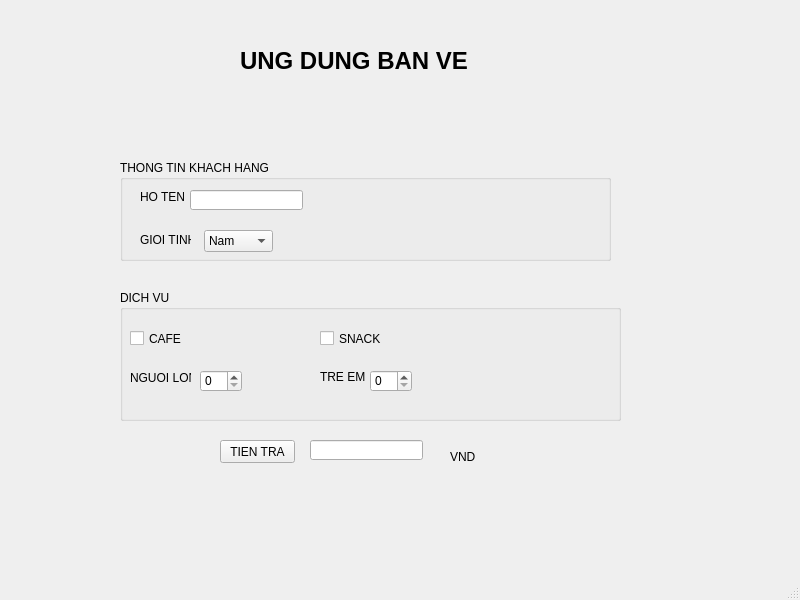
<?xml version="1.0" encoding="UTF-8"?>
<ui version="4.0">
 <class>MainWindow</class>
 <widget class="QMainWindow" name="MainWindow">
  <property name="geometry">
   <rect>
    <x>0</x>
    <y>0</y>
    <width>800</width>
    <height>600</height>
   </rect>
  </property>
  <property name="windowTitle">
   <string>MainWindow</string>
  </property>
  <widget class="QWidget" name="centralwidget">
   <widget class="QLabel" name="label">
    <property name="geometry">
     <rect>
      <x>240</x>
      <y>50</y>
      <width>241</width>
      <height>21</height>
     </rect>
    </property>
    <property name="font">
     <font>
      <pointsize>18</pointsize>
      <weight>75</weight>
      <bold>true</bold>
     </font>
    </property>
    <property name="text">
     <string>UNG DUNG BAN VE</string>
    </property>
   </widget>
   <widget class="QGroupBox" name="groupBox">
    <property name="geometry">
     <rect>
      <x>120</x>
      <y>160</y>
      <width>491</width>
      <height>101</height>
     </rect>
    </property>
    <property name="title">
     <string>THONG TIN KHACH HANG</string>
    </property>
    <widget class="QLabel" name="label_2">
     <property name="geometry">
      <rect>
       <x>20</x>
       <y>30</y>
       <width>47</width>
       <height>13</height>
      </rect>
     </property>
     <property name="text">
      <string>HO TEN</string>
     </property>
    </widget>
    <widget class="QLineEdit" name="name">
     <property name="geometry">
      <rect>
       <x>70</x>
       <y>30</y>
       <width>113</width>
       <height>20</height>
      </rect>
     </property>
    </widget>
    <widget class="QLabel" name="label_3">
     <property name="geometry">
      <rect>
       <x>20</x>
       <y>70</y>
       <width>51</width>
       <height>20</height>
      </rect>
     </property>
     <property name="text">
      <string>GIOI TINH</string>
     </property>
    </widget>
    <widget class="QComboBox" name="sex">
     <property name="geometry">
      <rect>
       <x>84</x>
       <y>70</y>
       <width>69</width>
       <height>22</height>
      </rect>
     </property>
     <item>
      <property name="text">
       <string>Nam</string>
      </property>
     </item>
     <item>
      <property name="text">
       <string>Nu</string>
      </property>
     </item>
     <item>
      <property name="text">
       <string>Gioi tinh thu 3</string>
      </property>
     </item>
    </widget>
   </widget>
   <widget class="QGroupBox" name="groupBox_2">
    <property name="geometry">
     <rect>
      <x>120</x>
      <y>290</y>
      <width>501</width>
      <height>131</height>
     </rect>
    </property>
    <property name="title">
     <string>DICH VU</string>
    </property>
    <widget class="QCheckBox" name="cafe">
     <property name="geometry">
      <rect>
       <x>10</x>
       <y>40</y>
       <width>70</width>
       <height>17</height>
      </rect>
     </property>
     <property name="text">
      <string>CAFE</string>
     </property>
    </widget>
    <widget class="QCheckBox" name="snack">
     <property name="geometry">
      <rect>
       <x>200</x>
       <y>40</y>
       <width>70</width>
       <height>17</height>
      </rect>
     </property>
     <property name="text">
      <string>SNACK</string>
     </property>
    </widget>
    <widget class="QSpinBox" name="nguoi_lon">
     <property name="geometry">
      <rect>
       <x>80</x>
       <y>80</y>
       <width>42</width>
       <height>22</height>
      </rect>
     </property>
    </widget>
    <widget class="QLabel" name="label_4">
     <property name="geometry">
      <rect>
       <x>10</x>
       <y>80</y>
       <width>61</width>
       <height>16</height>
      </rect>
     </property>
     <property name="text">
      <string>NGUOI LON</string>
     </property>
    </widget>
    <widget class="QLabel" name="label_5">
     <property name="geometry">
      <rect>
       <x>200</x>
       <y>80</y>
       <width>47</width>
       <height>13</height>
      </rect>
     </property>
     <property name="text">
      <string>TRE EM</string>
     </property>
    </widget>
    <widget class="QSpinBox" name="tre_em">
     <property name="geometry">
      <rect>
       <x>250</x>
       <y>80</y>
       <width>42</width>
       <height>22</height>
      </rect>
     </property>
    </widget>
   </widget>
   <widget class="QPushButton" name="tien_tra_2">
    <property name="geometry">
     <rect>
      <x>220</x>
      <y>440</y>
      <width>75</width>
      <height>23</height>
     </rect>
    </property>
    <property name="text">
     <string>TIEN TRA</string>
    </property>
   </widget>
   <widget class="QLineEdit" name="show_tien_tra">
    <property name="geometry">
     <rect>
      <x>310</x>
      <y>440</y>
      <width>113</width>
      <height>20</height>
     </rect>
    </property>
   </widget>
   <widget class="QLabel" name="label_6">
    <property name="geometry">
     <rect>
      <x>450</x>
      <y>450</y>
      <width>47</width>
      <height>13</height>
     </rect>
    </property>
    <property name="text">
     <string>VND</string>
    </property>
   </widget>
  </widget>
  <widget class="QMenuBar" name="menubar">
   <property name="geometry">
    <rect>
     <x>0</x>
     <y>0</y>
     <width>800</width>
     <height>21</height>
    </rect>
   </property>
  </widget>
  <widget class="QStatusBar" name="statusbar"/>
 </widget>
 <resources/>
 <connections/>
</ui>
